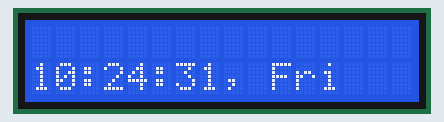
Simulated run of this sketch. Board: Arduino Uno, built for the host (arithmetic inside an expression is 32-bit, double 64-bit). Parts: 16×2 character LCD. The local clock reads 2024-03-15 10:24:30 at power-on unless the sketch sets it.

Above: at 1.1 s.
At 3.1 s:
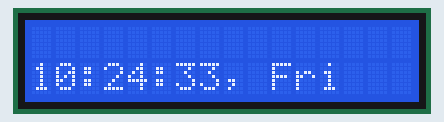
At 5.1 s:
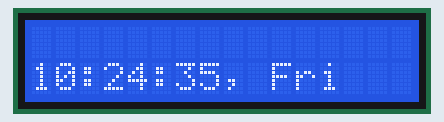
At 13.1 s:
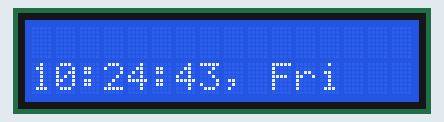
At 22.1 s:
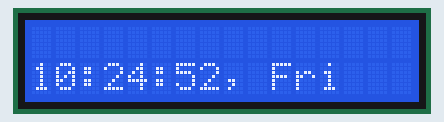
At 39.1 s:
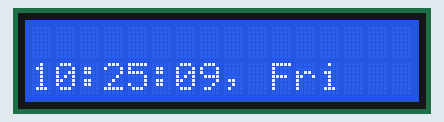

Measured:
- what the display in image 0 shows lasts 1.0 s, from 1.0 s to 2.0 s
- what the display in image 1 shows lasts 2.0 s, from 3.0 s to 5.0 s

The sketch:

RTC_LCD1602.ino
```cpp
// выводим время на LCD
/*
 * RS: pin 12
 * E: pin 11
 * D4: pin 9
 * D5: pin 8
 * D6: pin 7
 * D7: pin 6
 *
 * A4 SDA
 * A5 SCL
 */

#include <iarduino_RTC.h>
iarduino_RTC time(RTC_DS3231);

#include <LiquidCrystal.h>
LiquidCrystal lcd(12,11,9,8,7,6);

void setup() {
delay(300);
//Serial.begin(9600);
time.begin();
lcd.begin(16,2);
}

void loop(){
if (millis() % 1000 == 0)
{
  lcd.setCursor(0,1);
  lcd.print(time.gettime("H:i:s, D"));
//  lcd.print(time.gettime("d-m-Y, H:i:s, D"));
  delay(1);  // чтоб не выводить время немколько раз за 1мс
}
}
```
